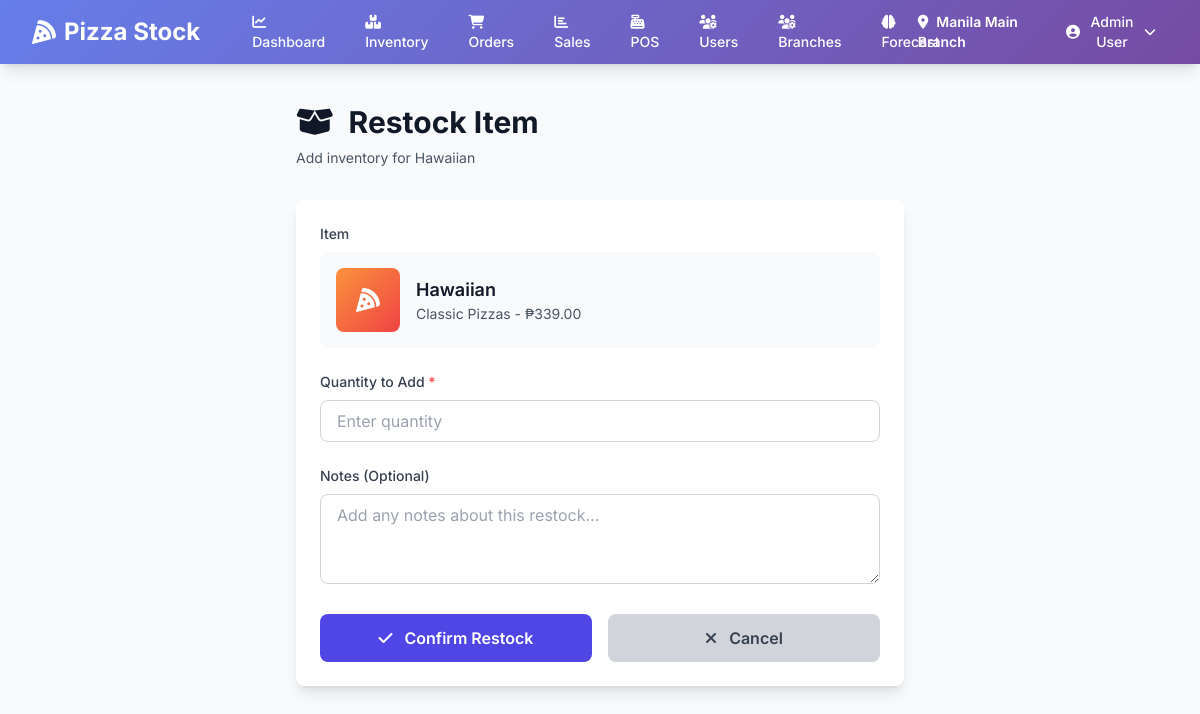
The app's page /inventory/restock/3/ (signed in) with its own data.
### inventory/models.py (models this page shows, shortened)
class Branch(models.Model):
    name = models.CharField(max_length=100)
    code = models.CharField(max_length=20, unique=True)
    address = models.TextField()
    phone = models.CharField(max_length=20)
    is_active = models.BooleanField(default=True)
    qr_code = models.ImageField(upload_to='qr_codes/', blank=True, null=True)
    created_at = models.DateTimeField(auto_now_add=True)
    class Meta:
        ordering = ['name']
        verbose_name_plural = 'Branches'

class SKU(models.Model):
    name = models.CharField(max_length=100)
    description = models.TextField(blank=True)
    category = models.ForeignKey(Category, on_delete=models.CASCADE, related_name='skus')
    price = models.DecimalField(max_digits=8, decimal_places=2, validators=[MinValueValidator(Decimal('0.01'))])
    image = models.ImageField(upload_to='sku_images/', blank=True, null=True)
    is_active = models.BooleanField(default=True)
    created_at = models.DateTimeField(auto_now_add=True)
    updated_at = models.DateTimeField(auto_now=True)
    class Meta:
        ordering = ['category', 'name']
        verbose_name = 'SKU'
        verbose_name_plural = 'SKUs'

class Category(models.Model):
    name = models.CharField(max_length=50, unique=True)
    description = models.TextField(blank=True)
    display_order = models.IntegerField(default=0)
    is_active = models.BooleanField(default=True)
    class Meta:
        ordering = ['display_order', 'name']
        verbose_name_plural = 'Categories'

### users/models.py (models this page shows, shortened)
class User(AbstractUser):
    ROLE_CHOICES = [
        ('admin', 'Admin'),
        ('manager', 'Manager'),
        ('staff', 'Staff'),
    ]
    role = models.CharField(max_length=20, choices=ROLE_CHOICES, default='staff')
    phone = models.CharField(max_length=20, blank=True)
    branches = models.ManyToManyField('inventory.Branch', related_name='users', blank=True)
    created_at = models.DateTimeField(auto_now_add=True)
    updated_at = models.DateTimeField(auto_now=True)
    class Meta:
        ordering = ['-date_joined']
    def get_full_name(self):
        return f"{self.first_name} {self.last_name}".strip()
    def is_admin(self):
        return self.role == 'admin' or self.is_superuser
    def is_manager(self):
        return self.role in ['admin', 'manager'] or self.is_superuser
    def can_access_branch(self, branch):
        if self.is_admin():
            return True
        return self.branches.filter(id=branch.id).exists()

### inventory/views.py (the view, shortened to what this page needs)
# urls.py: path("restock/<int:sku_id>/", views.restock_item, name="restock"),
@login_required
def restock_item(request, sku_id):
    if not request.user.is_manager():
        messages.error(request, 'You do not have permission to restock items.')
        return redirect('inventory:dashboard')
    sku = get_object_or_404(SKU, id=sku_id)
    branch = request.current_branch
    context = {
        'sku': sku,
        'branch': branch,
    }
    return render(request, 'inventory/restock.html', context)

### templates/inventory/restock.html (shortened to what this page needs)
{% extends 'base.html' %}
{% block content %}
<div class="max-w-2xl mx-auto px-4 sm:px-6 lg:px-8">
    <div class="mb-8">
        <h1 class="text-3xl font-bold text-gray-900">
            <i class="fas fa-box-open mr-2"></i>
            Restock Item
        </h1>
        <p class="mt-2 text-sm text-gray-600">Add inventory for {{ sku.name }}</p>
    </div>
    <div class="bg-white shadow-lg rounded-lg p-6">
        <form method="POST">
            <div class="mb-6">
                <label class="block text-sm font-medium text-gray-700 mb-2">Item</label>
                <div class="flex items-center p-4 bg-gray-50 rounded-lg">
                    <div class="h-16 w-16 rounded-lg bg-gradient-to-br from-orange-400 to-red-500 flex items-center justify-center">
                        <i class="fas fa-pizza-slice text-white text-2xl"></i>
                    </div>
                    <div class="ml-4">
                        <h3 class="text-lg font-semibold text-gray-900">{{ sku.name }}</h3>
                        <p class="text-sm text-gray-600">{{ sku.category.name }} - ₱{{ sku.price }}</p>
                    </div>
                </div>
            </div>
            <div class="mb-6">
                <label for="quantity" class="block text-sm font-medium text-gray-700 mb-2">
                    Quantity to Add <span class="text-red-500">*</span>
                </label>
                <input type="number" name="quantity" id="quantity" min="1" required
                       class="w-full px-4 py-2 border border-gray-300 rounded-lg focus:ring-2 focus:ring-indigo-500 focus:border-indigo-500"
                       placeholder="Enter quantity">
            </div>
            <div class="mb-6">
                <label for="notes" class="block text-sm font-medium text-gray-700 mb-2">
                    Notes (Optional)
                </label>
                <textarea name="notes" id="notes" rows="3"
                          class="w-full px-4 py-2 border border-gray-300 rounded-lg focus:ring-2 focus:ring-indigo-500 focus:border-indigo-500"
                          placeholder="Add any notes about this restock..."></textarea>
            </div>
            <div class="flex space-x-4">
                <button type="submit" class="flex-1 bg-indigo-600 text-white py-3 rounded-lg hover:bg-indigo-700 font-semibold">
                    <i class="fas fa-check mr-2"></i>
                    Confirm Restock
                </button>
                <a href="{% url 'inventory:dashboard' %}" class="flex-1 bg-gray-300 text-gray-700 py-3 rounded-lg hover:bg-gray-400 font-semibold text-center">
                    <i class="fas fa-times mr-2"></i>
                    Cancel
                </a>
            </div>
        </form>
    </div>
</div>
{% endblock %}

### templates/base.html (shortened to what this page needs)
<!DOCTYPE html>
<html lang="en" class="h-full bg-gray-50">
  <head>
    <script src="https://cdn.tailwindcss.com"></script>
    <link
      rel="stylesheet"
      href="https://cdnjs.cloudflare.com/ajax/libs/font-awesome/6.4.0/css/all.min.css"
    />
  </head>
  <body class="h-full">
    <div class="min-h-full">
      {% if user.is_authenticated %}
      <nav class="gradient-bg shadow-lg">
        <div class="mx-auto max-w-7xl px-4 sm:px-6 lg:px-8">
          <div class="flex h-16 justify-between items-center">
            <div class="flex items-center">
              <div class="flex-shrink-0">
                <h1 class="text-2xl font-bold text-white flex items-center">
                  <i class="fas fa-pizza-slice mr-2"></i>
                  Pizza Stock
                </h1>
              </div>
              <div class="hidden md:block ml-10">
                <div class="flex space-x-4">
                  <a
                    href="{% url 'reports:dashboard' %}"
                    class="text-white hover:bg-white hover:bg-opacity-20 px-3 py-2 rounded-md text-sm font-medium transition"
                  >
                    <i class="fas fa-chart-line mr-1"></i> Dashboard
                  </a>
                  <a
                    href="{% url 'inventory:dashboard' %}"
                    class="text-white hover:bg-white hover:bg-opacity-20 px-3 py-2 rounded-md text-sm font-medium transition"
                  >
                    <i class="fas fa-boxes mr-1"></i> Inventory
                  </a>
                  <a
                    href="{% url 'orders:dashboard' %}"
                    class="text-white hover:bg-white hover:bg-opacity-20 px-3 py-2 rounded-md text-sm font-medium transition"
                  >
                    <i class="fas fa-shopping-cart mr-1"></i> Orders
                  </a>
                  <a
                    href="{% url 'sales:dashboard' %}"
                    class="text-white hover:bg-white hover:bg-opacity-20 px-3 py-2 rounded-md text-sm font-medium transition"
                  >
                    <i class="fas fa-chart-bar mr-1"></i> Sales
                  </a>
                  <a
                    href="{% url 'sales:pos_dashboard' %}"
                    class="text-white hover:bg-white hover:bg-opacity-20 px-3 py-2 rounded-md text-sm font-medium transition"
                  >
                    <i class="fas fa-cash-register mr-1"></i> POS
                  </a>
                  {% if user.is_admin %}
                  <a
                    href="{% url 'users:user_list' %}"
                    class="text-white hover:bg-white hover:bg-opacity-20 px-3 py-2 rounded-md text-sm font-medium transition"
                  >
                    <i class="fas fa-users-cog mr-1"></i> Users
                  </a>
                  <a
                    href="{% url 'branches:list' %}"
                    class="text-white hover:bg-white hover:bg-opacity-20 px-3 py-2 rounded-md text-sm font-medium transition"
                  >
                    <i class="fas fa-users-cog mr-1"></i> Branches
                  </a>
                  {% endif %} {% if user.is_manager %}
                  <a
                    href="{% url 'forecast:dashboard' %}"
                    class="text-white hover:bg-white hover:bg-opacity-20 px-3 py-2 rounded-md text-sm font-medium transition"
                  >
                    <i class="fas fa-brain mr-1"></i> Forecast
                  </a>
                  {% endif %}
                </div>
              </div>
            </div>
            <div class="flex items-center space-x-4">
              {% if request.current_branch %}
              <div class="text-white text-sm">
                <i class="fas fa-map-marker-alt mr-1"></i>
                <span class="font-semibold"
                  >{{ request.current_branch.name }}</span
                >
              </div>
              {% endif %}
              <div class="relative">
                <button
                  onclick="toggleDropdown()"
                  class="flex items-center text-white hover:bg-white hover:bg-opacity-20 px-3 py-2 rounded-md text-sm font-medium transition"
                >
                  <i class="fas fa-user-circle mr-2"></i>
                  {{ user.get_full_name|default:user.username }}
                  <i class="fas fa-chevron-down ml-2 text-xs"></i>
                </button>
              </div>
            </div>
          </div>
        </div>
      </nav>
      {% endif %}
      <main class="py-10">{% block content %}{% endblock %}</main>
    </div>
  </body>
</html>

### templates/base.html (style rules this page uses)
body { font-family: "Inter", sans-serif; }
.gradient-bg { background: linear-gradient(135deg, #667eea 0%, #764ba2 100%); }

### records on screen
Branch: current_branch.name "Manila Main Branch"
User: get_full_name "Admin User"
SKU: name "Hawaiian", category.name "Classic Pizzas", price "339.00"
